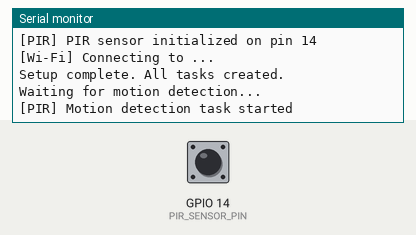
A program run on a simulated ESP32. On the bench: the last lines printed to the serial monitor. The test bench sets the inputs (shaded band); at power-on: GPIO 14 (PIR_SENSOR_PIN) LOW. WiFi joins after 1.5 s; servers stay silent unless stated; EEPROM starts erased; no MQTT or app messages arrive unless stated; not simulated (calls return 0 or success): wifi_config.h.

Above: at 2.2 s.
2.3 s: GPIO 14 (PIR_SENSOR_PIN) driven HIGH
At 2.47 s:
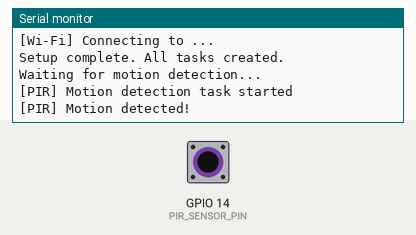
4.0 s: GPIO 14 (PIR_SENSOR_PIN) pulsed LOW 2 times (0.12 s each, 0.3 s apart)
At 5.8 s:
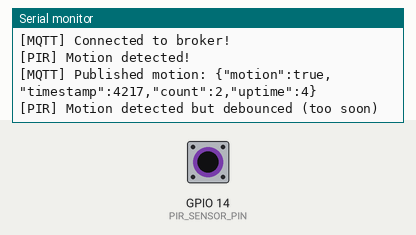

The program:

main.cpp
```cpp
/*
 * ESP32 FreeRTOS with PIR motion sensor and MQTT publishing.
 * Detects motion on pin 14 and publishes MQTT messages with debouncing.
 * Based on the same architecture as the mushroom controller.
 */

#include <Arduino.h>
#include <WiFi.h>            // For Wi-Fi
#include <AsyncMqttClient.h> // For Async MQTT
#include <Preferences.h>     // For storing data in non-volatile storage (NVS)

// ------------------- Wi-Fi Credentials -------------------
#include "wifi_config.h"

// ------------------- MQTT Settings -----------------------
// #define MQTT_HOST "192.168.8.5"
#define MQTT_HOST "192.168.8.5" // Laptop
#define MQTT_PORT 1883

// MQTT Topics
#define TOPIC_MOTION "motion/detected"
#define TOPIC_STATUS "motion/status"
#define TOPIC_EVENTS "motion/events"
#define ERROR_TOPIC "motion/error"

// ------------------- Hardware Pins -----------------------
#define PIR_SENSOR_PIN 14

// ------------------- Motion Detection Settings -----------
#define MOTION_DEBOUNCE_TIME 1000  // 1 seconds debounce to avoid spam
#define STATUS_PUBLISH_INTERVAL 30000  // Publish status every 30 seconds

// ------------------- Global Objects ----------------------
AsyncMqttClient mqttClient;
Preferences prefs;

// ------------------- FreeRTOS Task Handles --------------
TaskHandle_t pirTaskHandle = NULL;
TaskHandle_t mqttTaskHandle = NULL;

// ------------------- Motion Detection Variables ----------
volatile bool motionDetected = false;
volatile unsigned long lastMotionTime = 0;
volatile unsigned long motionCount = 0;

// --------------------------------------------------------
// WIFI & MQTT Helper Functions
// --------------------------------------------------------
void connectToWifi()
{
  Serial.printf("[Wi-Fi] Connecting to %s...\n", WIFI_SSID);
  WiFi.begin(WIFI_SSID, WIFI_PASS);
}

void connectToMqtt()
{
  if (!mqttClient.connected())
  {
    Serial.println("[MQTT] Connecting to MQTT...");
    mqttClient.connect();
  }
}

// Called when MQTT is connected
void onMqttConnect(bool sessionPresent)
{
  Serial.println("[MQTT] Connected to broker!");

  // Publish startup message
  String startupMsg = "{\"status\":\"online\",\"device\":\"ESP32_PIR_Detector\",\"timestamp\":" + String(millis()) + "}";
  mqttClient.publish(TOPIC_STATUS, 1, true, startupMsg.c_str()); // retained message
}

// Called when MQTT is disconnected
void onMqttDisconnect(AsyncMqttClientDisconnectReason reason)
{
  Serial.printf("[MQTT] MQTT disconnected. Reason: %d\n", (int)reason);
  delay(2000);
  connectToMqtt();
}

// Wi-Fi event handler
void WiFiEvent(WiFiEvent_t event)
{
  switch (event)
  {
  case SYSTEM_EVENT_STA_GOT_IP:
    Serial.print("[Wi-Fi] Connected. IP: ");
    Serial.println(WiFi.localIP());
    connectToMqtt();
    break;
  case SYSTEM_EVENT_STA_DISCONNECTED:
    Serial.println("[Wi-Fi] Disconnected! Reconnecting...");
    connectToWifi();
    break;
  default:
    break;
  }
}

// --------------------------------------------------------
// FREE RTOS TASK: PIR Motion Detection
// --------------------------------------------------------
void pirMotionTask(void *parameter)
{
  (void)parameter;

  bool lastPirState = LOW;
  bool currentPirState = LOW;
  unsigned long lastDebounceTime = 0;

  // Configure PIR sensor pin
  pinMode(PIR_SENSOR_PIN, INPUT);

  Serial.println("[PIR] Motion detection task started");

  for (;;)
  {
    // Read current PIR state
    currentPirState = digitalRead(PIR_SENSOR_PIN);
    unsigned long currentTime = millis();

    // Check for state change (LOW to HIGH = motion detected)
    if (currentPirState == HIGH && lastPirState == LOW)
    {
      // Motion detected, check debounce
      if (currentTime - lastDebounceTime > MOTION_DEBOUNCE_TIME)
      {
        Serial.println("[PIR] Motion detected!");

        motionDetected = true;
        lastMotionTime = currentTime;
        lastDebounceTime = currentTime;
        motionCount++;

        // Publish motion detection immediately
        if (mqttClient.connected())
        {
          String motionPayload = "{";
          motionPayload += "\"motion\":true,";
          motionPayload += "\"timestamp\":" + String(currentTime) + ",";
          motionPayload += "\"count\":" + String(motionCount) + ",";
          motionPayload += "\"uptime\":" + String(currentTime / 1000);
          motionPayload += "}";

          mqttClient.publish(TOPIC_MOTION, 1, false, motionPayload.c_str());
          mqttClient.publish(TOPIC_EVENTS, 1, false, "Motion Detected");

          Serial.print("[MQTT] Published motion: ");
          Serial.println(motionPayload);
        }

        // Save motion count to preferences
        // prefs.putULong("motionCount", motionCount);
      }
      else
      {
        Serial.println("[PIR] Motion detected but debounced (too soon)");
      }
    }

    lastPirState = currentPirState;

    // Check every 100ms
    vTaskDelay(100 / portTICK_PERIOD_MS);
  }
}

// --------------------------------------------------------
// FREE RTOS TASK: MQTT Status Publisher
// --------------------------------------------------------
void mqttStatusTask(void *parameter)
{
  (void)parameter;

  for (;;)
  {
    if (mqttClient.connected())
    {
      // Publish periodic status update
      String statusPayload = "{";
      statusPayload += "\"status\":\"online\",";
      statusPayload += "\"uptime\":" + String(millis() / 1000) + ",";
      statusPayload += "\"motion_count\":" + String(motionCount) + ",";
      statusPayload += "\"last_motion\":" + String(lastMotionTime) + ",";
      statusPayload += "\"free_heap\":" + String(ESP.getFreeHeap()) + ",";
      statusPayload += "\"wifi_rssi\":" + String(WiFi.RSSI());
      statusPayload += "}";

      mqttClient.publish(TOPIC_STATUS, 1, true, statusPayload.c_str()); // retained

      Serial.print("[MQTT] Status published: ");
      Serial.println(statusPayload);
    }

    // Publish status every 30 seconds
    vTaskDelay(STATUS_PUBLISH_INTERVAL / portTICK_PERIOD_MS);
  }
}

// --------------------------------------------------------
// ARDUINO SETUP
// --------------------------------------------------------
void setup()
{
  Serial.begin(115200);
  delay(1000);

  Serial.println("ESP32 PIR Motion Detector Starting...");

  // Start Preferences
  if (!prefs.begin("pirapp", false))
  {
    Serial.println("[Prefs] Failed to initialize NVS namespace!");
  }
  else
  {
    Serial.println("[Prefs] NVS preferences initialized.");

    motionCount = 0;
    // Load previously saved motion count
    // motionCount = prefs.getULong("motionCount", 0);
    // Serial.printf("[Prefs] Loaded motion count: %lu\n", motionCount);
  }

  // Initialize PIR sensor pin
  pinMode(PIR_SENSOR_PIN, INPUT);
  Serial.printf("[PIR] PIR sensor initialized on pin %d\n", PIR_SENSOR_PIN);

  // Initialize Wi-Fi + MQTT
  WiFi.onEvent(WiFiEvent);
  WiFi.mode(WIFI_STA);
  connectToWifi();

  // Register MQTT callbacks
  mqttClient.onConnect(onMqttConnect);
  mqttClient.onDisconnect(onMqttDisconnect);
  mqttClient.setServer(MQTT_HOST, MQTT_PORT);
  // mqttClient.setCredentials("user", "pass"); // if authentication needed

  // -----------------------------------------------------------------
  // Create FreeRTOS tasks
  // -----------------------------------------------------------------

  // Task 1: PIR Motion Detection
  xTaskCreate(
      pirMotionTask,
      "PIRTask",
      2048,
      NULL,
      2,  // Higher priority for motion detection
      &pirTaskHandle);

  // Task 2: MQTT Status Publishing
  xTaskCreate(
      mqttStatusTask,
      "MQTTStatusTask",
      4096,
      NULL,
      1,
      &mqttTaskHandle);

  Serial.println("Setup complete. All tasks created.");
  Serial.println("Waiting for motion detection...");
}

// --------------------------------------------------------
// ARDUINO LOOP
// --------------------------------------------------------
void loop()
{
  // Main loop monitoring and debug output
  static unsigned long lastPrint = 0;
  unsigned long now = millis();

  if (now - lastPrint >= 10000) // Print every 10 seconds
  {
    lastPrint = now;
    Serial.printf("[MainLoop] Uptime: %lu s, Motion Count: %lu, WiFi: %s, MQTT: %s\n",
                  now / 1000,
                  motionCount,
                  WiFi.isConnected() ? "Connected" : "Disconnected",
                  mqttClient.connected() ? "Connected" : "Disconnected");

    // Check for low memory
    if (ESP.getFreeHeap() < 10000)
    {
      Serial.printf("[Warning] Low free heap: %d bytes\n", ESP.getFreeHeap());
      if (mqttClient.connected())
      {
        mqttClient.publish(ERROR_TOPIC, 1, false, "Low memory warning");
      }
    }
  }

  delay(1000);
}
```

Measured:
- after the input at 2.3 s, the serial monitor: prints a new line at once (image 1)
- after the input at 4.0 s, the serial monitor: prints a new line after 0.22 s (image 2)
